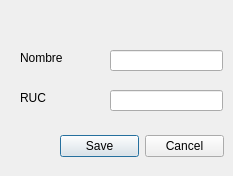
<?xml version="1.0" encoding="UTF-8"?>
<ui version="4.0">
 <class>agregarProveedor</class>
 <widget class="QWidget" name="agregarProveedor">
  <property name="geometry">
   <rect>
    <x>0</x>
    <y>0</y>
    <width>233</width>
    <height>176</height>
   </rect>
  </property>
  <property name="windowTitle">
   <string>Agregar Proveedor</string>
  </property>
  <widget class="QLabel" name="labelNombre">
   <property name="geometry">
    <rect>
     <x>20</x>
     <y>50</y>
     <width>59</width>
     <height>16</height>
    </rect>
   </property>
   <property name="text">
    <string>Nombre</string>
   </property>
  </widget>
  <widget class="QLineEdit" name="nombre">
   <property name="geometry">
    <rect>
     <x>110</x>
     <y>50</y>
     <width>113</width>
     <height>21</height>
    </rect>
   </property>
  </widget>
  <widget class="QLineEdit" name="RUC">
   <property name="geometry">
    <rect>
     <x>110</x>
     <y>90</y>
     <width>113</width>
     <height>21</height>
    </rect>
   </property>
  </widget>
  <widget class="QLabel" name="labelDNI">
   <property name="geometry">
    <rect>
     <x>20</x>
     <y>90</y>
     <width>59</width>
     <height>16</height>
    </rect>
   </property>
   <property name="text">
    <string>RUC</string>
   </property>
  </widget>
  <widget class="QDialogButtonBox" name="confirmarProveedor">
   <property name="geometry">
    <rect>
     <x>60</x>
     <y>130</y>
     <width>164</width>
     <height>32</height>
    </rect>
   </property>
   <property name="standardButtons">
    <set>QDialogButtonBox::Cancel|QDialogButtonBox::Save</set>
   </property>
  </widget>
 </widget>
 <resources/>
 <connections/>
</ui>
